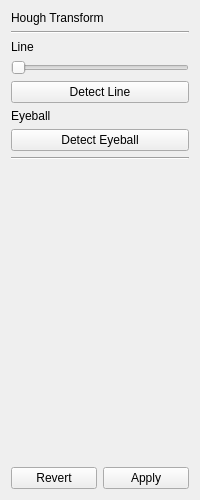
<?xml version="1.0" encoding="UTF-8"?>
<ui version="4.0">
 <class>HoughInspector</class>
 <widget class="QWidget" name="HoughInspector">
  <property name="geometry">
   <rect>
    <x>0</x>
    <y>0</y>
    <width>200</width>
    <height>500</height>
   </rect>
  </property>
  <property name="minimumSize">
   <size>
    <width>200</width>
    <height>0</height>
   </size>
  </property>
  <property name="maximumSize">
   <size>
    <width>200</width>
    <height>16777215</height>
   </size>
  </property>
  <property name="windowTitle">
   <string>Form</string>
  </property>
  <layout class="QVBoxLayout" name="verticalLayout">
   <item>
    <layout class="QGridLayout" name="gridLayout">
     <item row="0" column="0" colspan="2">
      <widget class="QLabel" name="contrastLabel">
       <property name="text">
        <string>Hough Transform</string>
       </property>
      </widget>
     </item>
     <item row="7" column="0" colspan="2">
      <widget class="Line" name="line">
       <property name="orientation">
        <enum>Qt::Horizontal</enum>
       </property>
      </widget>
     </item>
     <item row="8" column="0" colspan="2">
      <spacer name="verticalSpacer">
       <property name="orientation">
        <enum>Qt::Vertical</enum>
       </property>
       <property name="sizeHint" stdset="0">
        <size>
         <width>20</width>
         <height>40</height>
        </size>
       </property>
      </spacer>
     </item>
     <item row="2" column="0">
      <widget class="QLabel" name="label">
       <property name="text">
        <string>Line</string>
       </property>
      </widget>
     </item>
     <item row="1" column="0" colspan="2">
      <widget class="Line" name="line_2">
       <property name="orientation">
        <enum>Qt::Horizontal</enum>
       </property>
      </widget>
     </item>
     <item row="4" column="0" colspan="2">
      <widget class="QPushButton" name="detectLineButton">
       <property name="text">
        <string>Detect Line</string>
       </property>
      </widget>
     </item>
     <item row="3" column="0" colspan="2">
      <widget class="QSlider" name="lineThresholdSlider">
       <property name="minimum">
        <number>100</number>
       </property>
       <property name="maximum">
        <number>400</number>
       </property>
       <property name="orientation">
        <enum>Qt::Horizontal</enum>
       </property>
      </widget>
     </item>
     <item row="5" column="0">
      <widget class="QLabel" name="label_2">
       <property name="text">
        <string>Eyeball</string>
       </property>
      </widget>
     </item>
     <item row="6" column="0" colspan="2">
      <widget class="QPushButton" name="eyeballButton">
       <property name="text">
        <string>Detect Eyeball</string>
       </property>
      </widget>
     </item>
    </layout>
   </item>
   <item>
    <layout class="QHBoxLayout" name="BottomButtonsLayout">
     <item>
      <widget class="QPushButton" name="revertPushButton">
       <property name="text">
        <string>Revert</string>
       </property>
      </widget>
     </item>
     <item>
      <widget class="QPushButton" name="applyPushButton">
       <property name="text">
        <string>Apply</string>
       </property>
      </widget>
     </item>
    </layout>
   </item>
  </layout>
 </widget>
 <resources/>
 <connections/>
</ui>
